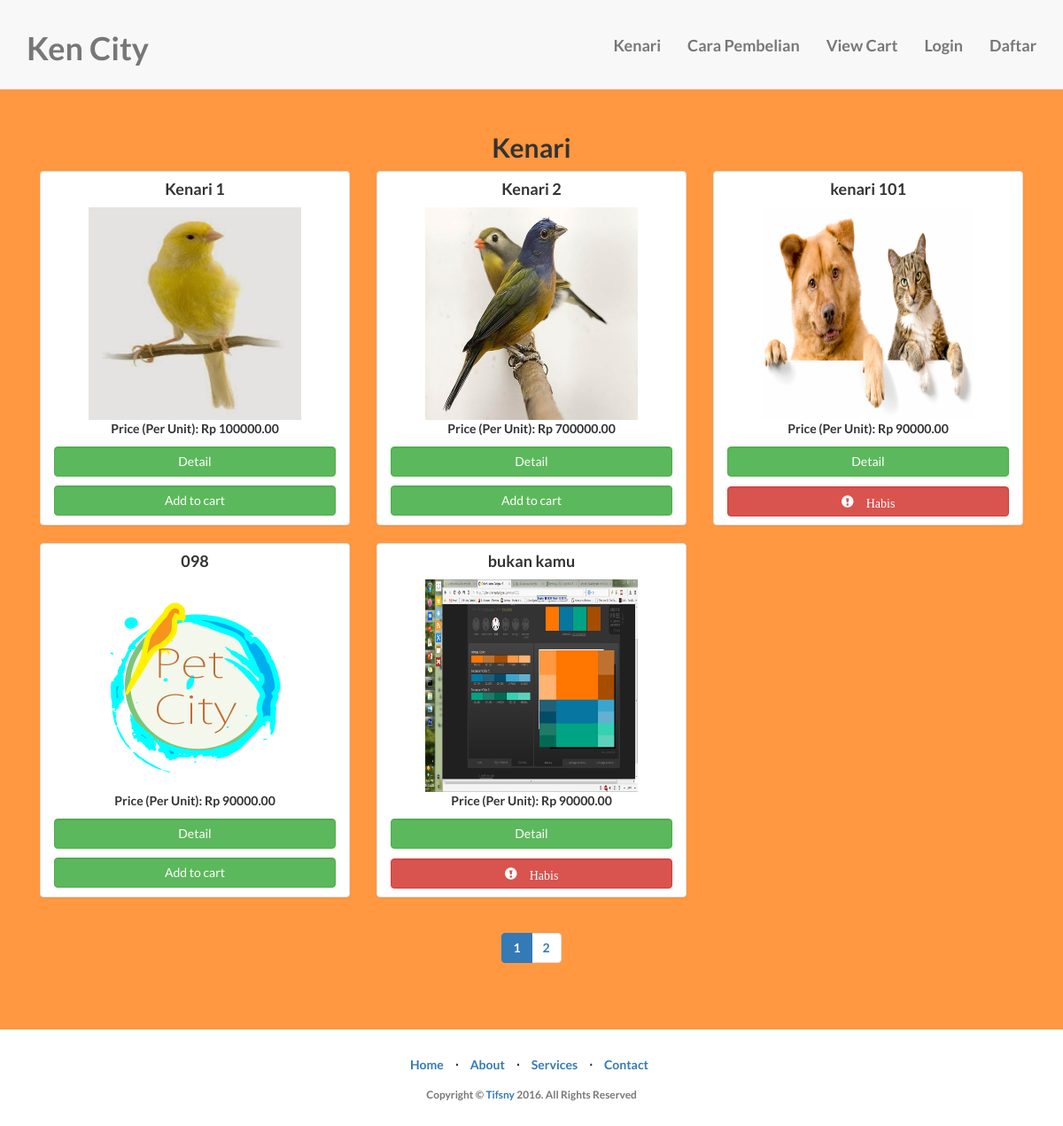
Page /index.php?pg=kenari on the earlier database version.
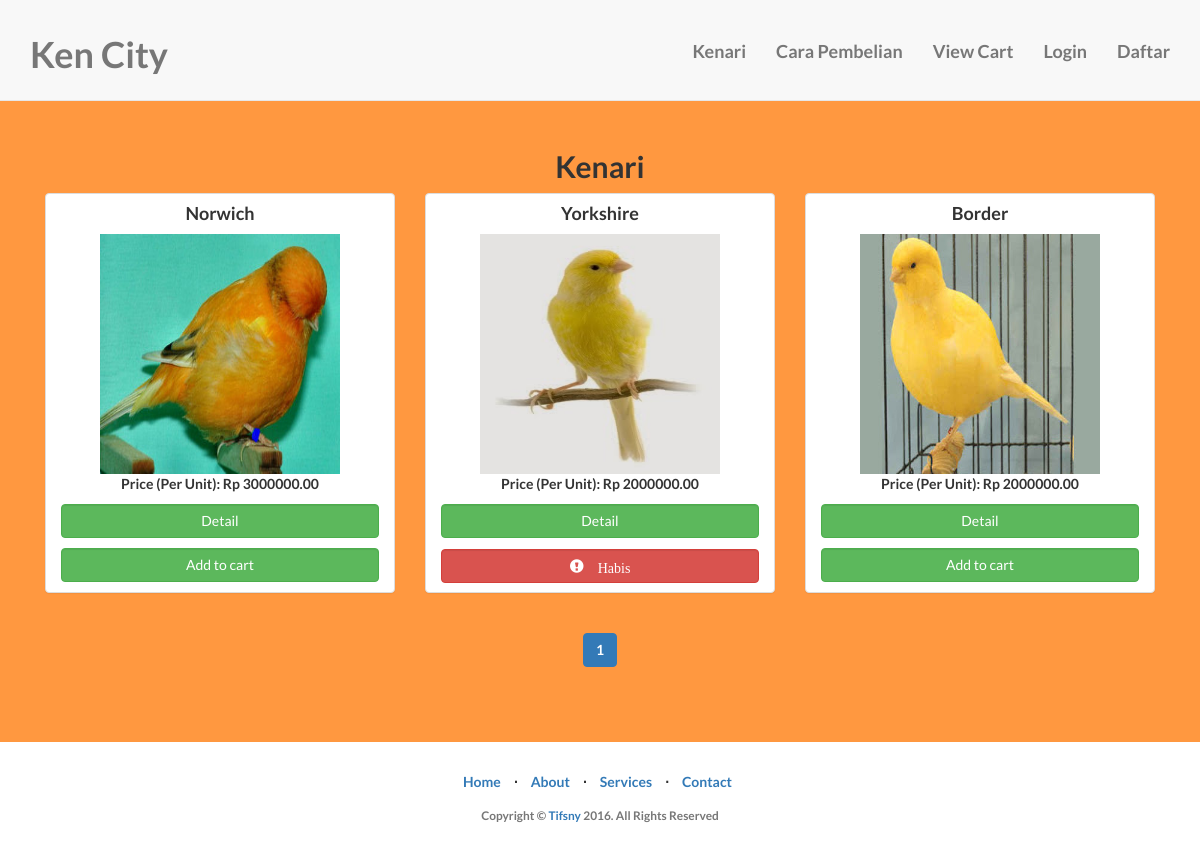
Same page on the later database version.
### tables this page shows
CREATE TABLE IF NOT EXISTS `barang` (
  `barang_kode` varchar(10) NOT NULL,
  `kd_brg` int(5) NOT NULL AUTO_INCREMENT,
  `nama_brg` varchar(50) NOT NULL,
  `kategori` varchar(50) NOT NULL,
  `deskripsi` tinytext NOT NULL,
  `harga` decimal(10,2) NOT NULL,
  `jumlah` int(10) NOT NULL,
  `diskon` int(10) NOT NULL,
  `judul_gambar` varchar(225) NOT NULL,
  `gambar` varchar(225) NOT NULL,
  `barang_tanggal` timestamp NOT NULL DEFAULT CURRENT_TIMESTAMP ON UPDATE CURRENT_TIMESTAMP,
  PRIMARY KEY (`kd_brg`)
);

### pages/kenari.php (the view, shortened to what this page needs)
<br><br><br><br>
            <div class="col-lg-19 text-center">
                    <h2>Kenari</h2>
                </div>
                <?php
                    if( isset( $_GET['hal'] ) ) {
                        $jum = ( $_GET['hal'] - 1 ) * 5;
                        $limit = "LIMIT $jum, 5";
                        $otp = $_GET['hal'];
                    }
                    else {
                        $limit = "LIMIT 0, 5";
                        $otp = 1;
                    }
                    $result = $mysqli->query("SELECT * FROM barang $limit");
                    if($result){
                        while($obj = $result->fetch_object()){
                            echo '<div class="col-sm-4 portfolio-item">';
                            echo '<div class = "panel panel-default">';
                            echo '<form class="form-horizontal container-fluid">';
                                echo '<h4>'.$obj->nama_brg.'</h4>';
                                echo '<img src="'.$obj->gambar.'" height="240" width="240"  />';
                                echo '<p><strong>Price (Per Unit)</strong>: '.$currency.$obj->harga.'</p>';
                                echo '<p><a href="index.php?pg=detail&kd_brg='.$obj->kd_brg.'" class="btn btn-success form-control" />Detail</a></p>';
                                if($obj->jumlah > 0){
                                echo '<p><a href="pages/update-cart.php?action=add&kd_brg='.$obj->kd_brg.'" class="btn btn-success form-control" />Add to cart</a></p>';
                                }
                                else {
                                  echo "<p><span class='btn btn-danger form-control glyphicon glyphicon-exclamation-sign' aria-hidden='true'> Habis</span></p>  ";
                                }
                            echo '</form>';
                            echo '</div>';
                            echo '</div>';
                        }
                    }
                    ?>
            </div>
        </div>
    <?php
            $query = mysql_query( "SELECT * FROM barang" );
            $numb = mysql_num_rows( $query );
            $spg = ( ( $numb -( $numb % 5 ) ) / 5 ) + 1;
            echo "<ul class='pagination'>";
            for( $i = 1; $i <= $spg; $i++ ) {
                if( $i == $otp ) {
                    echo "<li class='active'><a href='?pg=kenari&hal=$i'>$i</a></li>";
                }
                else {
                    echo "<li><a href='?pg=kenari&hal=$i'>$i</a></li>";
                }
            }
            echo "</ul>";
        ?>

### index.php (shortened to what this page needs)
<?php
    $currency = 'Rp ';
    $db_username = 'root';
    $db_password = '';
    $db_name = 'pet_city';
    $db_host = 'localhost';
    $mysqli = new mysqli($db_host, $db_username, $db_password,$db_name);
    if( !isset( $_GET['pg'] ) ) {
        $page = "home";
    }
    else {
        $page = $_GET['pg'];
    }
?>
<!DOCTYPE html>
<html lang="en">
<head>
    <link href="css/bootstrap.min.css" rel="stylesheet">
    <link href="css/landing-page.css" rel="stylesheet">
    <link href="font-awesome/css/font-awesome.min.css" rel="stylesheet" type="text/css">
</head>
<body>
    <nav class="navbar navbar-default navbar-fixed-top topnav" role="navigation">
        <div class="container topnav">
            <div class="navbar-header">
                <?php if ( !$_SESSION['login']){
                    echo "<a class='navbar-brand topnav' href='index.php?pg=home'><h1>Ken City<h1></a>";
                    }
                        ?>
            </div>
            <div class="collapse navbar-collapse" id="bs-example-navbar-collapse-1">
                <ul class="nav navbar-nav navbar-right">
                <?php
                                if( !$_SESSION['login'] ) {
                                    echo "<br>";
									echo "<li><a href='index.php?pg=kenari'>Kenari</a></li>";
                                    echo "<li><a href='index.php?pg=caraPemesanan'>Cara Pembelian</a></li>";
                                    echo "<li><a href='index.php?pg=cart'>View Cart</a></li>";
									echo "<li><a href='index.php?pg=login'>Login</a></li>";
									echo "<li><a href='index.php?pg=daftar'>Daftar</a></li>";
								}
                			?>
                </ul>
            </div>
    </nav>
    <div class="intro-header">
        <div class="container">
            <div class="row">
                <div class="col-lg-12">
                <?php
					if ( $page == "home"){
						include "pages/home.php";
                    }
                    else if ( $page == "login"){
                        include "pages/login.php";
                    }
                    else if ( $page == "daftar"){
                        include "pages/daftar.php";
                    }
                    else if ( $page == "kenari"){
                        include "pages/kenari.php";
                    }
				?>
            </div>
        </div>
<footer>
<center>
        <div class="container">
            <div class="row">
                <div class="col-lg-12">
                    <ul class="list-inline">
                        <li>
                            <a href="#">Home</a>
                        </li>
                        <li class="footer-menu-divider">&sdot;</li>
                        <li>
                            <a href="#about">About</a>
                        </li>
                        <li class="footer-menu-divider">&sdot;</li>
                        <li>
                            <a href="#services">Services</a>
                        </li>
                        <li class="footer-menu-divider">&sdot;</li>
                        <li>
                            <a href="#contact">Contact</a>
                        </li>
                    </ul>
                    <p class="copyright text-muted small">Copyright &copy; <a href="">Tifsny</a> 2016. All Rights Reserved</p>
                </div>
            </div>
        </div>
        </center>
    </footer>
</body>
</html>

### css/landing-page.css (style rules this page uses)
body, html { width: 100%; height: 100%; }
body, h1, h2, h3, h4, h5, h6 { font-family: "Lato","Helvetica",Helvetica,Arial,sans-serif; font-weight: 700; }
.topnav { font-size: 18px; }
.intro-header { padding-top: 50px; padding-bottom: 50px; text-align: center; color: #black; list-style-image:url(../../Unnamed%20Site%204/logo.png); background-color: #FF9840; background-size: cover; }
footer { padding: 30px 0; }
p.copyright { margin: 15px 0 0; }
a { text-decoration: none; }

Differences in the rows shown:
removed barang: nama_brg "Kenari 1", gambar (picture), harga "100000.00"
removed barang: nama_brg "Kenari 2", gambar (picture), harga "700000.00"
removed barang: nama_brg "kenari 101", gambar (picture), harga "90000.00", jumlah "Habis"
removed barang: nama_brg "098", gambar (picture), harga "90000.00"
removed barang: nama_brg "bukan kamu", gambar (picture), harga "90000.00", jumlah "Habis"
added barang: nama_brg "Norwich", gambar (picture), harga "3000000.00"
added barang: nama_brg "Yorkshire", gambar (picture), harga "2000000.00", jumlah "Habis"
added barang: nama_brg "Border", gambar (picture), harga "2000000.00"
Other differences:
list line gone: "2"
